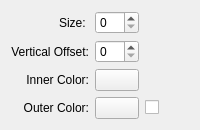
<?xml version="1.0" encoding="UTF-8"?>
<ui version="4.0">
 <class>ShadowConfiguraionUI</class>
 <widget class="QWidget" name="ShadowConfiguraionUI">
  <property name="geometry">
   <rect>
    <x>0</x>
    <y>0</y>
    <width>200</width>
    <height>118</height>
   </rect>
  </property>
  <layout class="QGridLayout" name="gridLayout">
   <item row="2" column="0">
    <widget class="QLabel" name="label_3">
     <property name="text">
      <string>Inner Color:</string>
     </property>
     <property name="alignment">
      <set>Qt::AlignRight|Qt::AlignTrailing|Qt::AlignVCenter</set>
     </property>
    </widget>
   </item>
   <item row="2" column="1">
    <widget class="KColorButton" name="innerColor"/>
   </item>
   <item row="3" column="0">
    <widget class="QLabel" name="label_4">
     <property name="text">
      <string>Outer Color:</string>
     </property>
     <property name="alignment">
      <set>Qt::AlignRight|Qt::AlignTrailing|Qt::AlignVCenter</set>
     </property>
    </widget>
   </item>
   <item row="3" column="1">
    <widget class="KColorButton" name="outerColor"/>
   </item>
   <item row="3" column="2">
    <widget class="QCheckBox" name="useOuterColor">
     <property name="text">
      <string/>
     </property>
    </widget>
   </item>
   <item row="1" column="0">
    <widget class="QLabel" name="label_2">
     <property name="text">
      <string>Vertical Offset:</string>
     </property>
     <property name="alignment">
      <set>Qt::AlignRight|Qt::AlignTrailing|Qt::AlignVCenter</set>
     </property>
    </widget>
   </item>
   <item row="0" column="0">
    <widget class="QLabel" name="label">
     <property name="text">
      <string>Size: </string>
     </property>
     <property name="alignment">
      <set>Qt::AlignRight|Qt::AlignTrailing|Qt::AlignVCenter</set>
     </property>
    </widget>
   </item>
   <item row="0" column="1">
    <widget class="KIntSpinBox" name="shadowSize"/>
   </item>
   <item row="1" column="1">
    <widget class="KIntSpinBox" name="verticalOffset"/>
   </item>
  </layout>
 </widget>
 <customwidgets>
  <customwidget>
   <class>KIntSpinBox</class>
   <extends>QSpinBox</extends>
   <header>knuminput.h</header>
  </customwidget>
  <customwidget>
   <class>KColorButton</class>
   <extends>QPushButton</extends>
   <header>kcolorbutton.h</header>
  </customwidget>
 </customwidgets>
 <resources/>
 <connections/>
</ui>
